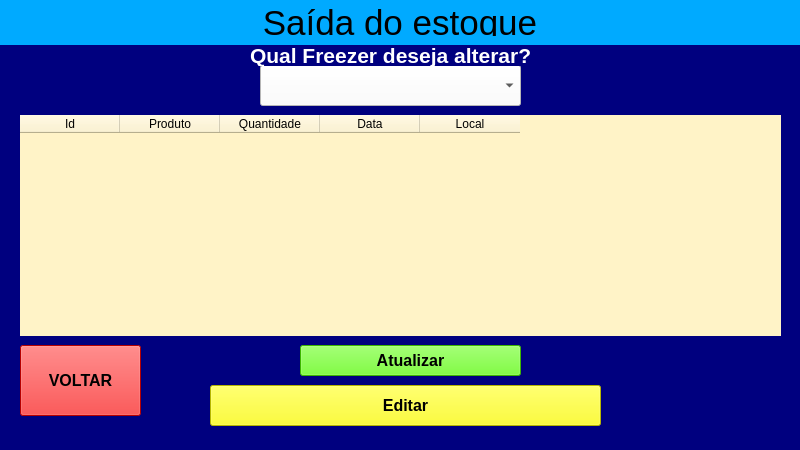
<?xml version="1.0" encoding="UTF-8"?>
<ui version="4.0">
 <class>MainWindow</class>
 <widget class="QMainWindow" name="MainWindow">
  <property name="geometry">
   <rect>
    <x>0</x>
    <y>0</y>
    <width>800</width>
    <height>450</height>
   </rect>
  </property>
  <property name="windowTitle">
   <string>MainWindow</string>
  </property>
  <property name="styleSheet">
   <string notr="true">backgroud-color: rgb(0, 0, 255);</string>
  </property>
  <widget class="QWidget" name="centralwidget">
   <layout class="QVBoxLayout" name="verticalLayout">
    <property name="spacing">
     <number>0</number>
    </property>
    <property name="leftMargin">
     <number>0</number>
    </property>
    <property name="topMargin">
     <number>0</number>
    </property>
    <property name="rightMargin">
     <number>0</number>
    </property>
    <property name="bottomMargin">
     <number>0</number>
    </property>
    <item>
     <widget class="QFrame" name="frame">
      <property name="enabled">
       <bool>true</bool>
      </property>
      <property name="maximumSize">
       <size>
        <width>16777215</width>
        <height>45</height>
       </size>
      </property>
      <property name="font">
       <font>
        <kerning>true</kerning>
       </font>
      </property>
      <property name="styleSheet">
       <string notr="true">background-color: rgb(0, 170, 255);</string>
      </property>
      <property name="frameShape">
       <enum>QFrame::NoFrame</enum>
      </property>
      <property name="frameShadow">
       <enum>QFrame::Raised</enum>
      </property>
      <layout class="QVBoxLayout" name="verticalLayout_2">
       <item>
        <widget class="QLabel" name="label">
         <property name="font">
          <font>
           <pointsize>26</pointsize>
          </font>
         </property>
         <property name="layoutDirection">
          <enum>Qt::LeftToRight</enum>
         </property>
         <property name="frameShape">
          <enum>QFrame::NoFrame</enum>
         </property>
         <property name="text">
          <string>Saída do estoque</string>
         </property>
         <property name="alignment">
          <set>Qt::AlignCenter</set>
         </property>
        </widget>
       </item>
      </layout>
     </widget>
    </item>
    <item>
     <widget class="QFrame" name="frame_2">
      <property name="maximumSize">
       <size>
        <width>16777215</width>
        <height>16777213</height>
       </size>
      </property>
      <property name="styleSheet">
       <string notr="true">background-color: rgb(0, 0, 127);</string>
      </property>
      <property name="frameShape">
       <enum>QFrame::NoFrame</enum>
      </property>
      <property name="frameShadow">
       <enum>QFrame::Raised</enum>
      </property>
      <widget class="QPushButton" name="pushButton_4">
       <property name="geometry">
        <rect>
         <x>20</x>
         <y>300</y>
         <width>121</width>
         <height>71</height>
        </rect>
       </property>
       <property name="font">
        <font>
         <pointsize>12</pointsize>
         <weight>75</weight>
         <bold>true</bold>
        </font>
       </property>
       <property name="styleSheet">
        <string notr="true">background-color: rgb(255, 0, 0);</string>
       </property>
       <property name="text">
        <string>VOLTAR</string>
       </property>
      </widget>
      <widget class="QPushButton" name="pushButton_5">
       <property name="geometry">
        <rect>
         <x>300</x>
         <y>300</y>
         <width>221</width>
         <height>31</height>
        </rect>
       </property>
       <property name="font">
        <font>
         <pointsize>12</pointsize>
         <weight>75</weight>
         <bold>true</bold>
        </font>
       </property>
       <property name="styleSheet">
        <string notr="true">background-color: rgb(85, 255, 0);</string>
       </property>
       <property name="text">
        <string>Atualizar</string>
       </property>
      </widget>
      <widget class="QComboBox" name="comboBox">
       <property name="geometry">
        <rect>
         <x>260</x>
         <y>20</y>
         <width>261</width>
         <height>41</height>
        </rect>
       </property>
       <property name="font">
        <font>
         <pointsize>12</pointsize>
         <weight>75</weight>
         <bold>true</bold>
        </font>
       </property>
       <property name="styleSheet">
        <string notr="true">background-color: rgb(255, 255, 255);
selection-color: rgb(255, 0, 0);
selection-background-color: rgb(0, 0, 0);</string>
       </property>
       <item>
        <property name="text">
         <string/>
        </property>
       </item>
       <item>
        <property name="text">
         <string>Freezer 1</string>
        </property>
       </item>
       <item>
        <property name="text">
         <string>Freezer 2</string>
        </property>
       </item>
       <item>
        <property name="text">
         <string>Freezer 3</string>
        </property>
       </item>
       <item>
        <property name="text">
         <string>Freezer 4</string>
        </property>
       </item>
      </widget>
      <widget class="QLabel" name="label_7">
       <property name="geometry">
        <rect>
         <x>250</x>
         <y>0</y>
         <width>371</width>
         <height>21</height>
        </rect>
       </property>
       <property name="font">
        <font>
         <pointsize>16</pointsize>
         <weight>75</weight>
         <bold>true</bold>
        </font>
       </property>
       <property name="styleSheet">
        <string notr="true">color: rgb(255, 255, 255);</string>
       </property>
       <property name="text">
        <string>Qual Freezer deseja alterar?</string>
       </property>
      </widget>
      <widget class="QTableWidget" name="tableWidget">
       <property name="geometry">
        <rect>
         <x>20</x>
         <y>70</y>
         <width>761</width>
         <height>221</height>
        </rect>
       </property>
       <property name="font">
        <font>
         <pointsize>13</pointsize>
         <weight>75</weight>
         <bold>true</bold>
        </font>
       </property>
       <property name="styleSheet">
        <string notr="true">background-color: rgb(255, 243, 199);</string>
       </property>
       <property name="frameShape">
        <enum>QFrame::NoFrame</enum>
       </property>
       <property name="frameShadow">
        <enum>QFrame::Sunken</enum>
       </property>
       <property name="gridStyle">
        <enum>Qt::NoPen</enum>
       </property>
       <column>
        <property name="text">
         <string>Id</string>
        </property>
       </column>
       <column>
        <property name="text">
         <string>Produto</string>
        </property>
       </column>
       <column>
        <property name="text">
         <string>Quantidade</string>
        </property>
       </column>
       <column>
        <property name="text">
         <string>Data</string>
        </property>
       </column>
       <column>
        <property name="text">
         <string>Local</string>
        </property>
       </column>
      </widget>
      <widget class="QPushButton" name="pushButton_6">
       <property name="geometry">
        <rect>
         <x>210</x>
         <y>340</y>
         <width>391</width>
         <height>41</height>
        </rect>
       </property>
       <property name="font">
        <font>
         <pointsize>12</pointsize>
         <weight>75</weight>
         <bold>true</bold>
        </font>
       </property>
       <property name="styleSheet">
        <string notr="true">background-color: rgb(255, 255, 0);</string>
       </property>
       <property name="text">
        <string>Editar</string>
       </property>
      </widget>
     </widget>
    </item>
   </layout>
  </widget>
  <widget class="QMenuBar" name="menubar">
   <property name="geometry">
    <rect>
     <x>0</x>
     <y>0</y>
     <width>800</width>
     <height>21</height>
    </rect>
   </property>
  </widget>
 </widget>
 <resources/>
 <connections/>
</ui>
